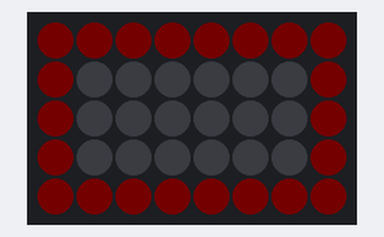
The sketch below on a simulated Arduino Uno, built with avr-gcc and run on an emulated ATmega328P. Parts: 8×5 RGB LED matrix (first LED top left, wired row by row). Dim RGB values are drawn brighter than linear.

Above: at 1.15 s.
At 6.23 s:
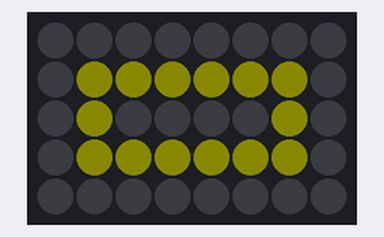
At 11.42 s:
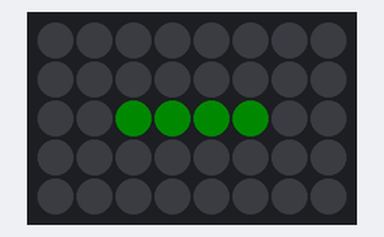

Measured:
- by itself, everything shown: repeats every 12.5 s, in 100 steps

The sketch:

LED_matrix_test.ino
```cpp
//use FastLED.h for this program
//controls rows, columns and uses rainbow and fill functions
//tests FastLED.h

#include <FastLED.h>

#define LED_PIN     6
#define NUM_LEDS    40
#define NUM_ROWS    5
#define NUM_COLS    8
#define LED_TYPE    WS2812B
#define COLOR_ORDER GRB
#define BRIGHTNESS  20

CRGB leds[NUM_LEDS];

void setup() {
  // put your setup code here, to run once:
    delay(1000);
    LEDS.addLeds<LED_TYPE, LED_PIN, COLOR_ORDER>(leds, NUM_LEDS);

}

void loop() {

    int row, row2, row3, row4, row5;
    row = 1;
    row2 = row * 8;
    row3 = row * 16;
    row4 = row * 24;
    row5 = row * 32;
    int col0, col1, col2, col3, col4, col5, col6, col7;
    col0 = row * 0;
    col1 = row * 1;
    col2 = row * 2;
    col3 = row * 3;
    col4 = row * 4;
    col5 = row * 5;
    col6 = row * 6;
    col7 = row * 7;

    //outer loop
    for (int i = 0; i < BRIGHTNESS; i++)
    {
      leds[row-1] = CRGB::Red;
      leds[row+1] = CRGB::Red;
      leds[row+2] = CRGB::Red;
      leds[row+3] = CRGB::Red;
      leds[row+4] = CRGB::Red;
      leds[row+5] = CRGB::Red;
      leds[row+6] = CRGB::Red;
      leds[row] = CRGB::Red;

      leds[row5 + 1] = CRGB::Red;
      leds[row5 + 2] = CRGB::Red;
      leds[row5 + 3] = CRGB::Red;
      leds[row5 + 4] = CRGB::Red;
      leds[row5 + 5] = CRGB::Red;
      leds[row5 + 6] = CRGB::Red;

      leds[col0+8] = CRGB::Red;
      leds[col0+16] = CRGB::Red;
      leds[col0+24] = CRGB::Red;
      leds[col0+32] = CRGB::Red;

      leds[col7+8] = CRGB::Red;
      leds[col7+16] = CRGB::Red;
      leds[col7+24] = CRGB::Red;
      leds[col7+32] = CRGB::Red;

      FastLED.setBrightness(i);
      FastLED.show();
      delay(100);

    }FastLED.clear();

    FastLED.setBrightness(BRIGHTNESS);

    for (int i = BRIGHTNESS; i >= 0; --i)
    {
      leds[row -1] = CRGB::Red;
      leds[row+1] = CRGB::Red;
      leds[row+2] = CRGB::Red;
      leds[row+3] = CRGB::Red;
      leds[row+4] = CRGB::Red;
      leds[row+5] = CRGB::Red;
      leds[row+6] = CRGB::Red;
      leds[row] = CRGB::Red;

      leds[row5 + 1] = CRGB::Red;
      leds[row5 + 2] = CRGB::Red;
      leds[row5 + 3] = CRGB::Red;
      leds[row5 + 4] = CRGB::Red;
      leds[row5 + 5] = CRGB::Red;
      leds[row5 + 6] = CRGB::Red;

      leds[col0+8] = CRGB::Red;
      leds[col0+16] = CRGB::Red;
      leds[col0+24] = CRGB::Red;
      leds[col0+32] = CRGB::Red;

      leds[col7+8] = CRGB::Red;
      leds[col7+16] = CRGB::Red;
      leds[col7+24] = CRGB::Red;
      leds[col7+32] = CRGB::Red;

      FastLED.setBrightness(i);
      FastLED.show();
      delay(100);

    }FastLED.clear();

    FastLED.setBrightness(BRIGHTNESS);

    //second loop
    for (int i = 0; i < BRIGHTNESS; i++)
    {
    leds[row2+1] = CRGB::Yellow;
    leds[row2+2] = CRGB::Yellow;
    leds[row2+3] = CRGB::Yellow;
    leds[row2+4] = CRGB::Yellow;
    leds[row2+5] = CRGB::Yellow;
    leds[row2+6] = CRGB::Yellow;

    leds[row4+1] = CRGB::Yellow;
    leds[row4+2] = CRGB::Yellow;
    leds[row4+3] = CRGB::Yellow;
    leds[row4+4] = CRGB::Yellow;
    leds[row4+5] = CRGB::Yellow;
    leds[row4+6] = CRGB::Yellow;

    leds[row3+1] = CRGB::Yellow;
    leds[row3+6] = CRGB::Yellow;

    FastLED.setBrightness(i);
    FastLED.show();
    delay (100);
    }FastLED.clear();

    FastLED.setBrightness(BRIGHTNESS);

    for (int i = BRIGHTNESS; i >= 0; i--)
    {
    leds[row2+1] = CRGB::Yellow;
    leds[row2+2] = CRGB::Yellow;
    leds[row2+3] = CRGB::Yellow;
    leds[row2+4] = CRGB::Yellow;
    leds[row2+5] = CRGB::Yellow;
    leds[row2+6] = CRGB::Yellow;

    leds[row4+1] = CRGB::Yellow;
    leds[row4+2] = CRGB::Yellow;
    leds[row4+3] = CRGB::Yellow;
    leds[row4+4] = CRGB::Yellow;
    leds[row4+5] = CRGB::Yellow;
    leds[row4+6] = CRGB::Yellow;

    leds[row3+1] = CRGB::Yellow;
    leds[row3+6] = CRGB::Yellow;

    FastLED.setBrightness(i);
    FastLED.show();
    delay (100);
    }FastLED.clear();

    for (int i = 0; i < BRIGHTNESS; i++)
    {
    leds[row3+2] = CRGB::Green;
    leds[row3+3] = CRGB::Green;
    leds[row3+4] = CRGB::Green;
    leds[row3+5] = CRGB::Green;

    FastLED.setBrightness(i);
    FastLED.show();
    delay(100);
    }
    FastLED.clear();

    for (int i = BRIGHTNESS; i >= 0; i--)
    {
    leds[row3+2] = CRGB::Green;
    leds[row3+3] = CRGB::Green;
    leds[row3+4] = CRGB::Green;
    leds[row3+5] = CRGB::Green;

    FastLED.setBrightness(i);
    FastLED.show();
    delay(100);
    }
    FastLED.clear();

//  // put your main code here, to run repeatedly:
//  FastLED.clear();
//  fill_solid(leds, NUM_LEDS, CRGB(145,44,20));
//  FastLED.show();
//  delay(1000);
//  FastLED.clear();
//
//  fill_solid(leds, NUM_LEDS, CRGB::Yellow);
//  FastLED.show();
//  delay(1000);
//  FastLED.clear();
//
//  for (int i=0; i<NUM_ROWS; i++) //turns on each led in a row for row 1
//  {
//    leds[i].setRGB(255,0,0);
//    FastLED.show();
//    delay(100);
//    FastLED.clear(); //if you want to clear after showing each led
//  }
//  for (int i=NUM_COLS; i<(NUM_COLS*2); i++) //turns on each led in a row for row 2
//  {
//    leds[i].setRGB(0,255,0);
//    FastLED.show();
//    delay(100);
//    FastLED.clear(); //if you want to clear after showing each led
//  }
//  for (int i=0; i< NUM_LEDS; i++) //turns on leds in a column
//  {
//    leds[NUM_COLS*i].setRGB(0,255,255);
//    FastLED.show();
//    delay(10);
//  }
//  for (int i=0;i<NUM_LEDS;i++)
//  {
//    fill_rainbow(leds, i, 0, 5);
//    FastLED.show();
//    delay(100);
//  }
//
//  FastLED.clear();

}

//work on fade
//circles and diamonds and squares that expand out
//diagonals
```
